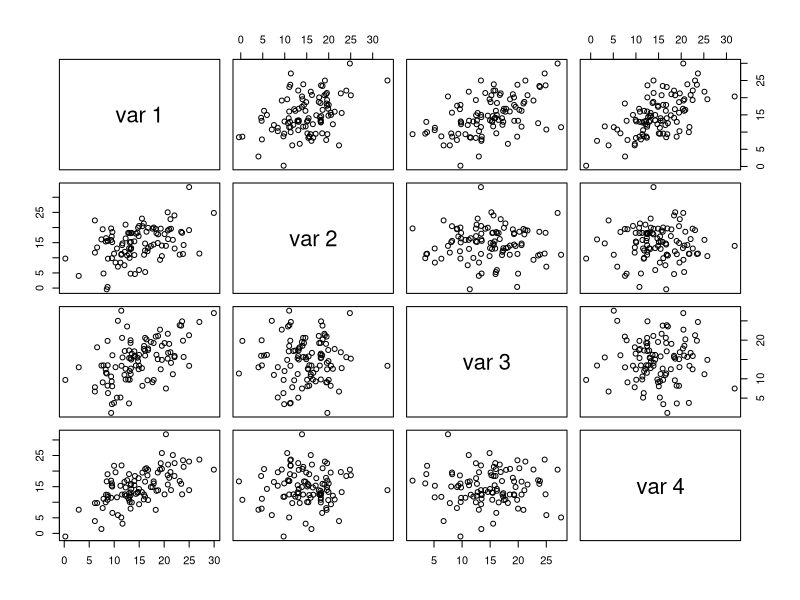
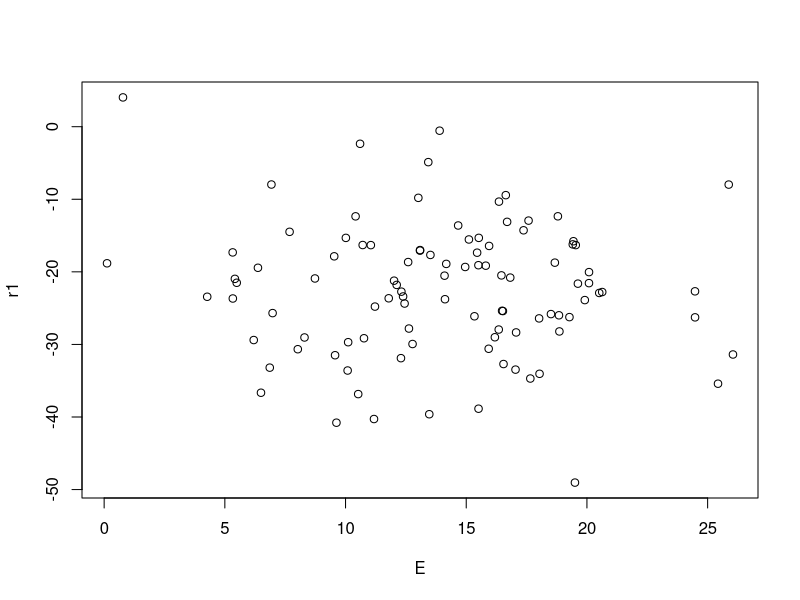
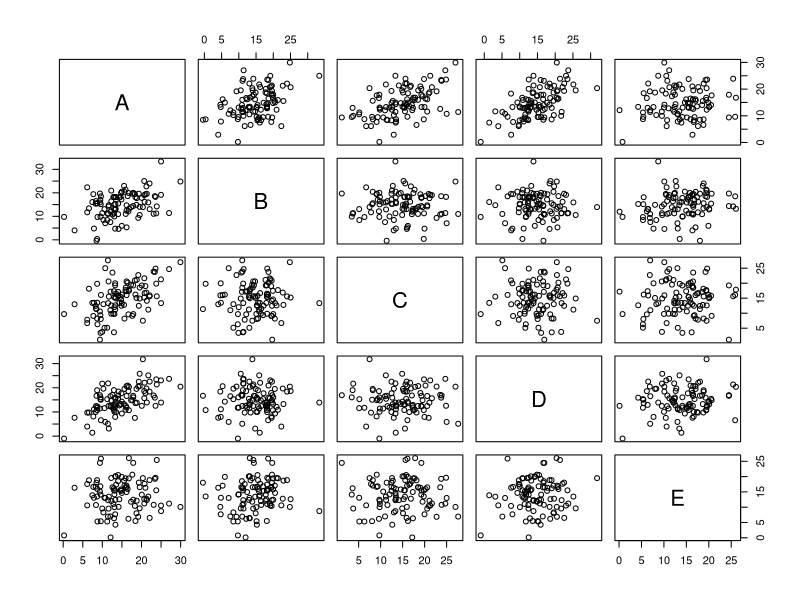

Recreate these plots in R, in order.

# create the initial x variable
x1 <- rnorm(100, 15, 5)

# x2, x3, and x4 in a matrix, these will be modified to meet the criteria
x234 <- scale(matrix( rnorm(300), ncol=3 ))

# put all into 1 matrix for simplicity
x1234 <- cbind(scale(x1),x234)

# find the current correlation matrix
c1 <- var(x1234)
cor(x1234)
# cholesky decomposition to get independence
chol1 <- solve(chol(c1))

newx <-  x1234 %*% chol1 

# check that we have independence and x1 unchanged
zapsmall(cor(newx))
all.equal( x1234[,1], newx[,1] )

# create new correlation structure (zeros can be replaced with other r vals)
newc <- matrix( 
  c(1  , 0.4, 0.5, 0.6, 
    0.4, 1  , 0  , 0  ,
    0.5, 0  , 1  , 0  ,
    0.6, 0  , 0  , 1  ), ncol=4 )

# check that it is positive definite
eigen(newc)

chol2 <- chol(newc)

finalx <- newx %*% chol2 * sd(x1) + mean(x1)

# verify success
mean(x1)
colMeans(finalx)

sd(x1)
apply(finalx, 2, sd)

zapsmall(cor(finalx))
pairs(finalx)

all.equal(x1, finalx[,1])

r1<-finalx[,1]*-0.4+finalx[,2]*0.24+finalx[,3]*0.04+finalx[,4]*-1.4+rnorm(100)*0.01
head(finalx)
colnames(finalx)<-LETTERS[1:4]
finalx1<-NULL
finalx1<-cbind(as.data.frame(finalx),rnorm(100, 15, 5))
colnames(finalx1)<-LETTERS[1:5]
model<-glm(r1~A+B+C+D+E,data=finalx1)
#interesting
summary(model)
plot(r1~E,data=finalx1)
pairs(finalx1)
